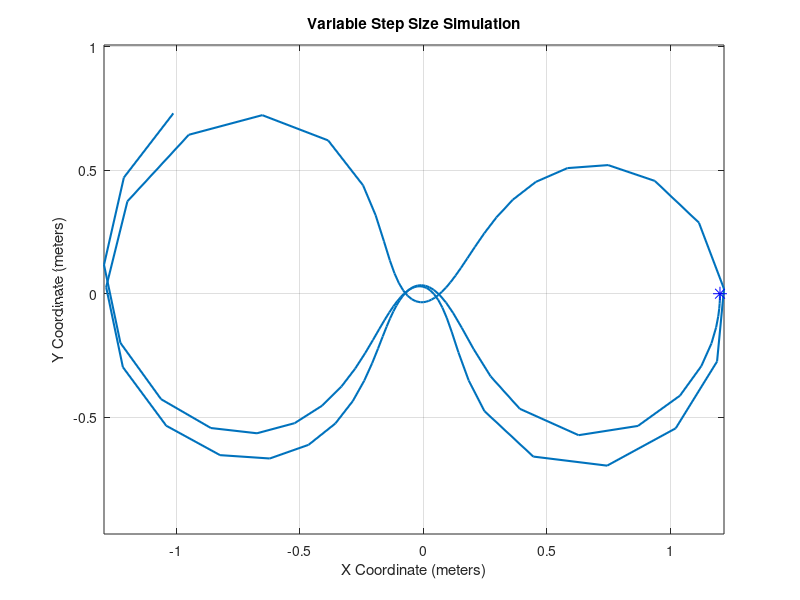
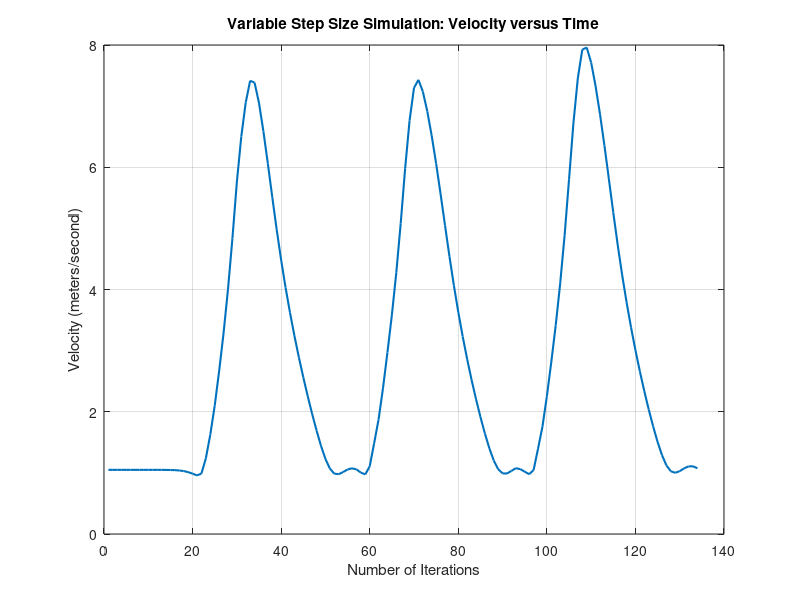
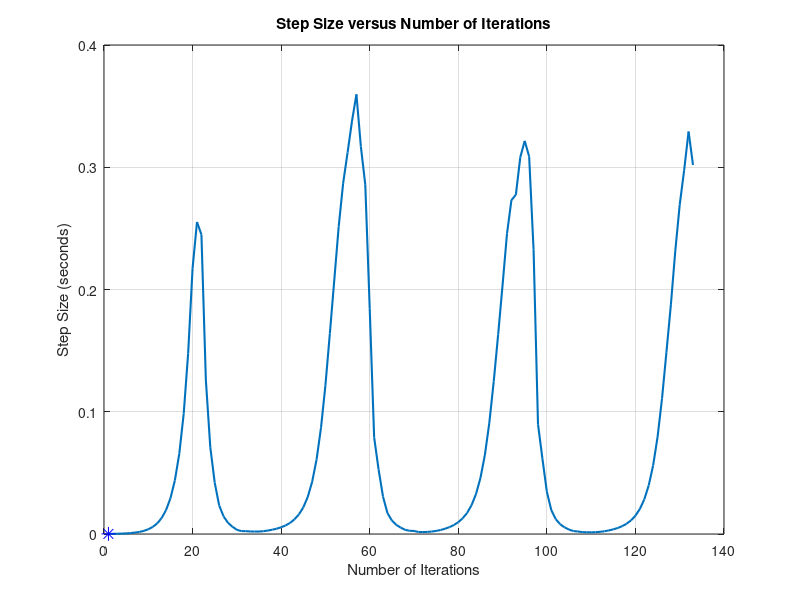

Recreate these plots in MATLAB, in order.
clc;
close all;

%% Variables
mu = 1/82.45;
mu_star = 1 - mu;

%% Runge-Kutta (p=4)
h = 0.001;   % Step size
time = 0:h:10;  % Time span

x = zeros(4, length(time)); % Rows are states, columns represent time

x(1,1) = 1.2;
x(2,1) = 0;
x(3,1) = 0;
x(4,1) = -1.0494;

F_x_one = @(t,x_two) x_two;
F_x_two = @(t,x_one,x_three,x_four) 2*x_four + x_one - mu_star*(x_one+mu)./sqrt(((x_one+mu)^2+x_three^2).^3) - mu*(x_one-mu_star)./sqrt(((x_one-mu_star)^2+x_three^2).^3);
F_x_three = @(t,x_four) x_four;
F_x_four = @(t,x_one,x_two,x_three) -2*x_two + x_three - mu_star*x_three./sqrt(((x_one+mu)^2+x_three^2).^3) - mu*x_three./sqrt(((x_one-mu_star)^2+x_three^2).^3);

k_matrix = zeros(4,4); % k matrix (rows are states, columns are k indices)

for k = 1:(length(time)-1)
    k_matrix(1,1) = h * F_x_one(time(k) , x(2,k));
    k_matrix(2,1) = h * F_x_two(time(k) , x(1,k) , x(3,k) , x(4,k));
    k_matrix(3,1) = h * F_x_three(time(k) , x(4,k));
    k_matrix(4,1) = h * F_x_four(time(k) , x(1,k), x(2,k), x(3,k));

    k_matrix(1,2) = h * F_x_one(time(k) + h/2   , x(2,k) + k_matrix(2,1)/2);
    k_matrix(2,2) = h * F_x_two(time(k) + h/2   , x(1,k) + k_matrix(1,1)/2, x(3,k) + k_matrix(3,1)/2 , x(4,k) + k_matrix(4,1)/2);
    k_matrix(3,2) = h * F_x_three(time(k) + h/2 , x(4,k) + k_matrix(4,1)/2);
    k_matrix(4,2) = h * F_x_four(time(k) + h/2  , x(1,k) + k_matrix(1,1)/2, x(2,k) + k_matrix(2,1)/2 , x(3,k) + k_matrix(3,1)/2);

    k_matrix(1,3) = h * F_x_one(time(k) + h/2   , x(2,k) + k_matrix(2,2)/2);
    k_matrix(2,3) = h * F_x_two(time(k) + h/2   , x(1,k) + k_matrix(1,2)/2, x(3,k) + k_matrix(3,2)/2 , x(4,k) + k_matrix(4,2)/2);
    k_matrix(3,3) = h * F_x_three(time(k) + h/2 , x(4,k) + k_matrix(4,2)/2);
    k_matrix(4,3) = h * F_x_four(time(k) + h/2  , x(1,k) + k_matrix(1,2)/2, x(2,k) + k_matrix(2,2)/2 , x(3,k) + k_matrix(3,2)/2);

    k_matrix(1,4) = h * F_x_one(time(k) + h/2   , x(2,k) + k_matrix(2,3));
    k_matrix(2,4) = h * F_x_two(time(k) + h/2   , x(1,k) + k_matrix(1,3), x(3,k) + k_matrix(3,3) , x(4,k) + k_matrix(4,3));
    k_matrix(3,4) = h * F_x_three(time(k) + h/2 , x(4,k) + k_matrix(4,3));
    k_matrix(4,4) = h * F_x_four(time(k) + h/2  , x(1,k) + k_matrix(1,3), x(2,k) + k_matrix(2,3) , x(3,k) + k_matrix(3,3));

    x(1,k+1) = x(1,k) + (k_matrix(1,1) + 2*k_matrix(1,2) + 2*k_matrix(1,3) + k_matrix(1,4))/6;
    x(2,k+1) = x(2,k) + (k_matrix(2,1) + 2*k_matrix(2,2) + 2*k_matrix(2,3) + k_matrix(2,4))/6;
    x(3,k+1) = x(3,k) + (k_matrix(3,1) + 2*k_matrix(3,2) + 2*k_matrix(3,3) + k_matrix(3,4))/6;
    x(4,k+1) = x(4,k) + (k_matrix(4,1) + 2*k_matrix(4,2) + 2*k_matrix(4,3) + k_matrix(4,4))/6;
end


%% Variable Step Size
MAX_ITER = 9999;
atol = 1e-2 * ones(4,1);
rtol = 1e-2 * ones(4,1);
h = 0.0001;
h_min = 0.000001;
time = 0;
tf = 10;
if time + h > tf
    h = tf - time;
end

beta = 0.95;
fac_zero = 0.2;
fac_one = 1.5;
step_sizes = zeros(1,MAX_ITER);
x = zeros(4,MAX_ITER); % Rows are states, columns represent time
x_hat = zeros(4,1);
eta = zeros(4,1);
x(1,1) = 1.2;
x(2,1) = 0;
x(3,1) = 0;
x(4,1) = -1.0494;

k_matrix = zeros(4,4); % k matrix (rows are states, columns are k indices)
k = 1;

for ITER = 1:MAX_ITER

    k_matrix(1,1) = h * F_x_one(time , x(2,k));
    k_matrix(2,1) = h * F_x_two(time , x(1,k) , x(3,k) , x(4,k));
    k_matrix(3,1) = h * F_x_three(time , x(4,k));
    k_matrix(4,1) = h * F_x_four(time , x(1,k), x(2,k), x(3,k));

    k_matrix(1,2) = h * F_x_one(time + h/2   , x(2,k) + k_matrix(2,1)/2);
    k_matrix(2,2) = h * F_x_two(time + h/2   , x(1,k) + k_matrix(1,1)/2, x(3,k) + k_matrix(3,1)/2 , x(4,k) + k_matrix(4,1)/2);
    k_matrix(3,2) = h * F_x_three(time + h/2 , x(4,k) + k_matrix(4,1)/2);
    k_matrix(4,2) = h * F_x_four(time + h/2  , x(1,k) + k_matrix(1,1)/2, x(2,k) + k_matrix(2,1)/2 , x(3,k) + k_matrix(3,1)/2);

    k_matrix(1,3) = h * F_x_one(time + h/2   , x(2,k) + k_matrix(2,2)/2);
    k_matrix(2,3) = h * F_x_two(time + h/2   , x(1,k) + k_matrix(1,2)/2, x(3,k) + k_matrix(3,2)/2 , x(4,k) + k_matrix(4,2)/2);
    k_matrix(3,3) = h * F_x_three(time + h/2 , x(4,k) + k_matrix(4,2)/2);
    k_matrix(4,3) = h * F_x_four(time + h/2  , x(1,k) + k_matrix(1,2)/2, x(2,k) + k_matrix(2,2)/2 , x(3,k) + k_matrix(3,2)/2);

    k_matrix(1,4) = h * F_x_one(time + h/2   , x(2,k) + k_matrix(2,3));
    k_matrix(2,4) = h * F_x_two(time + h/2   , x(1,k) + k_matrix(1,3), x(3,k) + k_matrix(3,3) , x(4,k) + k_matrix(4,3));
    k_matrix(3,4) = h * F_x_three(time + h/2 , x(4,k) + k_matrix(4,3));
    k_matrix(4,4) = h * F_x_four(time + h/2  , x(1,k) + k_matrix(1,3), x(2,k) + k_matrix(2,3) , x(3,k) + k_matrix(3,3));

    x_hat(1) = x(1,k) + (k_matrix(1,1) + 2*k_matrix(1,2) + 2*k_matrix(1,3) + k_matrix(1,4))/6;
    x_hat(2) = x(2,k) + (k_matrix(2,1) + 2*k_matrix(2,2) + 2*k_matrix(2,3) + k_matrix(2,4))/6;
    x_hat(3) = x(3,k) + (k_matrix(3,1) + 2*k_matrix(3,2) + 2*k_matrix(3,3) + k_matrix(3,4))/6;
    x_hat(4) = x(4,k) + (k_matrix(4,1) + 2*k_matrix(4,2) + 2*k_matrix(4,3) + k_matrix(4,4))/6;

    eta(1) = (k_matrix(1,2) - 2*k_matrix(1,3) + k_matrix(1,4))/6;
    eta(2) = (k_matrix(2,2) - 2*k_matrix(2,3) + k_matrix(2,4))/6;
    eta(3) = (k_matrix(3,2) - 2*k_matrix(3,3) + k_matrix(3,4))/6;
    eta(4) = (k_matrix(4,2) - 2*k_matrix(4,3) + k_matrix(4,4))/6;

    sigma =  sqrt(sum((abs(eta)./(atol + rtol.*abs(x_hat))).^2 )/4 );

    h_bar = h* min(fac_one,max(fac_zero,beta*sigma^(-0.25)));

    if sigma <= 1
        if time == tf
            x(:,k+1) = x_hat;
            break
        end
        time = time + h;
        x(:,k+1) = x_hat;
        if time + h_bar > tf
            h_bar = tf - time;
        end
        step_sizes(k) = h;
        k = k + 1;
    end

    h = h_bar;
    if h < h_min
        break
    end

end

min_step_size_idx = find(step_sizes(1:k-1) == min(step_sizes(1:k-1)));

% Plot trajectory with variable step size
figure;
plot(x(1,1:k), x(3,1:k), 'LineWidth', 1.5);
title('Variable Step Size Simulation');
xlabel('X Coordinate (meters)');
ylabel('Y Coordinate (meters)');
grid on;
axis equal;

% Mark specific points on the trajectory
hold on;

% Mark minimum step size locations
plot(x(1,min_step_size_idx), x(3,min_step_size_idx), 'b*', 'MarkerSize', 10);


% Plot velocity versus time
velocity = sqrt(x(2,1:k).^2 + x(4,1:k).^2);
figure;
plot(1:k, velocity, 'LineWidth', 1.5);
title('Variable Step Size Simulation: Velocity versus Time');
xlabel('Number of Iterations');
ylabel('Velocity (meters/second)');
grid on;

% Mark specific points on the velocity plot
hold on;

% Plot step size versus number of iterations
figure;
plot(1:k-1, step_sizes(1:k-1), 'LineWidth', 1.5);
title('Step Size versus Number of Iterations');
xlabel('Number of Iterations');
ylabel('Step Size (seconds)');
grid on;
hold on;
plot(min_step_size_idx, step_sizes(min_step_size_idx), 'b*', 'MarkerSize', 10);
